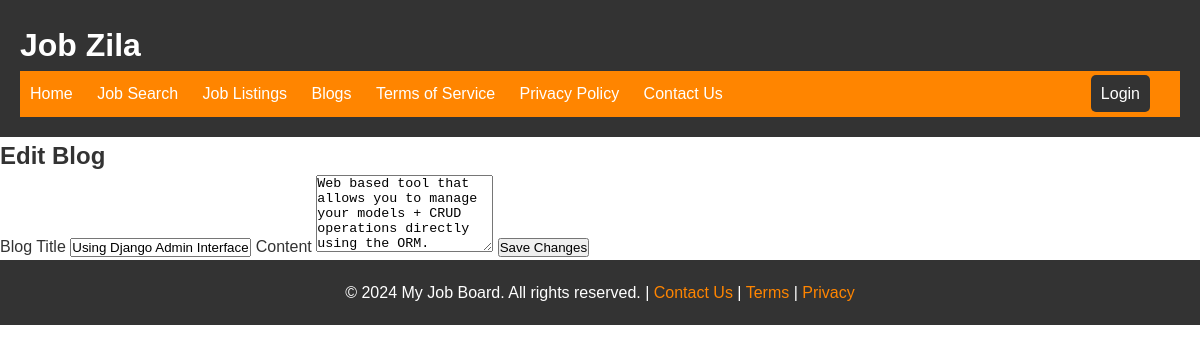
Page /blogs/edit/4/ on the committed database.
### home/models.py (models this page shows, shortened)
class Blog(models.Model):
    title = models.CharField(max_length=200)
    content = models.TextField()
    author = models.ForeignKey(User, on_delete=models.CASCADE)
    created_at = models.DateTimeField(auto_now_add=True)
    class Meta:
        ordering = ['-created_at']

### home/views.py (the view)
# urls.py: path('blogs/edit/<int:blog_id>/', views.edit_blog, name='edit_blog'),
def edit_blog(request, blog_id):
    blog = get_object_or_404(Blog, id=blog_id)
    if request.method == 'POST':
        blog.title = request.POST['title']
        blog.content = request.POST['content']
        blog.save()
        return redirect('manage_blogs')
    return render(request, 'home/edit_blog.html', {'blog': blog})

### home/templates/home/edit_blog.html (shortened to what this page needs)
{% extends 'home/master.html' %}
{% block content %}
<main>
  <section id="edit-blog">
    <h2>Edit Blog</h2>
    <form method="POST">
      <label for="title">Blog Title</label>
      <input type="text" id="title" name="title" value="{{ blog.title }}" required>
      <label for="content">Content</label>
      <textarea id="content" name="content" rows="5" required>{{ blog.content }}</textarea>
      <button type="submit">Save Changes</button>
    </form>
  </section>
</main>
{% endblock %}

### static/css/style.css (style rules this page uses)
* { margin: 0; padding: 0; }
body { font-family: Arial, sans-serif; font-size: 16px; line-height: 1.6; color: #333; }

### rows in the picture
Blog: title "Using Django Admin Interface", content "Web based tool that allows you to manage your models + CRUD operations directly using the ORM."
